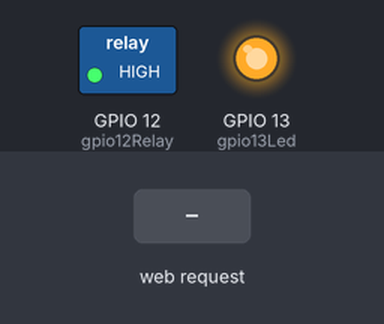
The sketch below on a simulated ESP8266 (NodeMCU). On the bench: switched loads named in the sketch (green lamp = pin HIGH), output pins drawn as LEDs (lit = HIGH). The test bench sets the inputs (shaded band). WiFi joins after 1.5 s; servers stay silent unless stated; what the sketch prints to the serial monitor is not drawn.

Above: at 7.7 s.
7.8 s: HTTP request GET /on received
At 8.2 s:
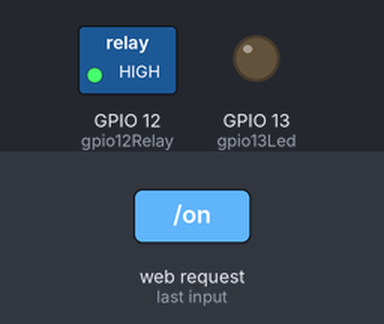
9.3 s: HTTP request GET /off received
At 10.5 s:
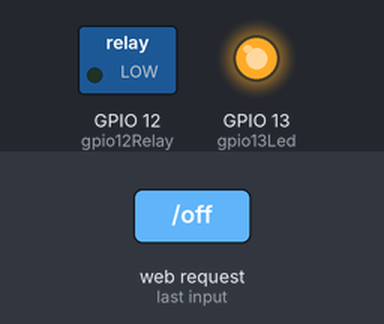
Timing chart, 0 to 12.3 s (numbered marks = the images above; inputs shaded):
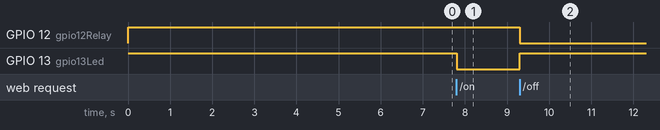

The sketch:

sonoff-fw.ino
```cpp
#include <ESP8266WiFi.h>
#include <WiFiClient.h>
#include <ESP8266WebServer.h>
#include <ESP8266mDNS.h>

MDNSResponder mdns;

// Replace with your network credentials
const char* ssid = "WLAN-CWGUBS";
const char* password = "****************";

ESP8266WebServer server(80);

String contentTypeHTML = "text/html";
String contentTypeJSON = "application/json";

String returnTypeAvailable = "{\"status\": \"available\"}";
String returnTypeOK = "{\"status\": \"ok\"}";

int gpio13Led = 13;
int gpio12Relay = 12;

void setup(void){

  // preparing GPIOs
  pinMode(gpio13Led, OUTPUT);
  digitalWrite(gpio13Led, HIGH);

  pinMode(gpio12Relay, OUTPUT);
  digitalWrite(gpio12Relay, HIGH);

  Serial.begin(115200);
  delay(5000);
  WiFi.begin(ssid, password);
  Serial.println("");

  // Wait for connection
  while (WiFi.status() != WL_CONNECTED) {
    delay(500);
    Serial.print(".");
  }

  Serial.println("");
  Serial.print("Connected to ");
  Serial.println(ssid);
  Serial.print("IP address: ");
  Serial.println(WiFi.localIP());

  if (mdns.begin("esp8266", WiFi.localIP())) {
    Serial.println("MDNS responder started");
  }

  server.on("/", [](){
    server.send(200, contentTypeJSON, returnTypeAvailable);
  });

  server.on("/on", [](){
    server.send(200, contentTypeJSON, returnTypeOK);
    digitalWrite(gpio13Led, LOW);
    digitalWrite(gpio12Relay, HIGH);
    delay(1000);
  });

  server.on("/off", [](){
    server.send(200, contentTypeJSON, returnTypeOK);
    digitalWrite(gpio13Led, HIGH);
    digitalWrite(gpio12Relay, LOW);
    delay(1000);
  });

  server.begin();
  Serial.println("HTTP server started");
}

void loop(void){
  server.handleClient();
}
```

Measured:
- after the input at 7.8 s, GPIO 13 (gpio13Led): HIGH → LOW at once
- after the input at 9.3 s, GPIO 12 (gpio12Relay): HIGH → LOW at once; GPIO 13 (gpio13Led): LOW → HIGH at once
